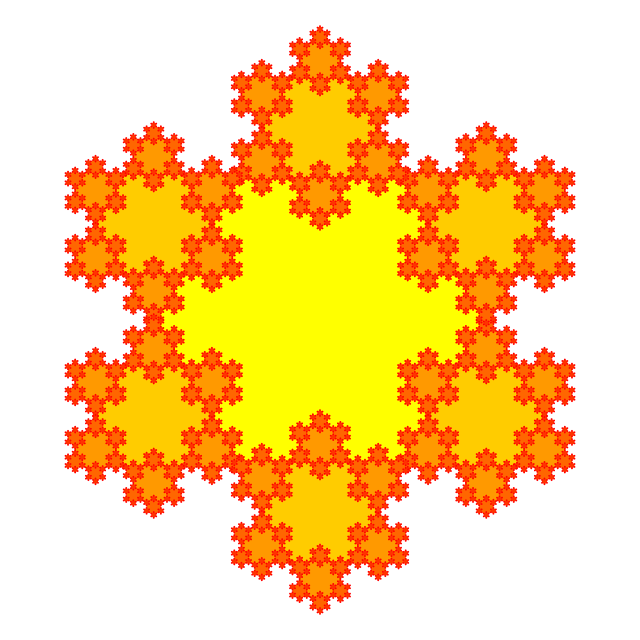
Frame 1 (no input)
Frame 60 (the mouse pressed at the canvas centre just before this capture): identical to frame 1, image omitted
Frame 120 (the mouse held since frame 60 and released just before this capture): identical to frame 1, image omitted

The Processing sketch that drew this single still picture (run headless with seeded random() and noise(); from frame 60 on, the mouse is pressed at the canvas centre):

// Processing sketch: regularPolygonFractal
// ── regularPolygonFractal.pde
int numVertices = 6;
float initialRadius;
int maxLevel = 5;
float scaleDown = 0.35;
boolean redraw = true;

interface JavaScript {
  void showValues(int numVertices, int maxLevel, float scale);
}

void bindJavascript(JavaScript js) {
  javascript = js;
}

JavaScript javascript;

void setup() {
  size(640, 640);
}

void draw() {
  if (!redraw)
    return;
  redraw = false;
  if (javascript!=null) 
    javascript.showValues(numVertices, maxLevel, scaleDown);
  noStroke();
  translate(width/2, height/2);
  if (numVertices % 2 == 1)
    rotate(-PI/2);
  else
    rotate(PI/numVertices);
  initialRadius = width *0.3;
  background(255);
  //noFill();
  drawFractal(0, 0, initialRadius, 0);
}

void drawFractal(float x, float y, float radius, int level) {
  if (level > maxLevel) {
    return;
  }
  float c = 255.0 * (float) level /maxLevel;
  fill(255, 255 - c, 0); 
  polygon(x, y, radius, numVertices);
  float newRadius = radius  * scaleDown;
  for (int i = 0; i < numVertices; ++i) {
    float angle = i * 2 * PI / numVertices;
    drawFractal(x + radius * cos(angle), 
    y - radius * sin(angle), 
    newRadius, 
    level + 1);
  }
}

void polygon(float x, float y, float radius, int npoints) {
  float angle = TWO_PI / npoints;
  beginShape();
  for (float a = 0; a < TWO_PI; a += angle) {
    float sx = x + cos(a) * radius;
    float sy = y + sin(a) * radius;
    vertex(sx, sy);
  }
  endShape(CLOSE);
}

void setNumberOfVertices(int n) {
  numVertices = n;
  redraw = true;
}

void setRecursionDepth(int n) {
  maxLevel = n;
  redraw = true;
}

void setScaleFactor(float s) {
  scaleDown = s;
  redraw = true;
}
